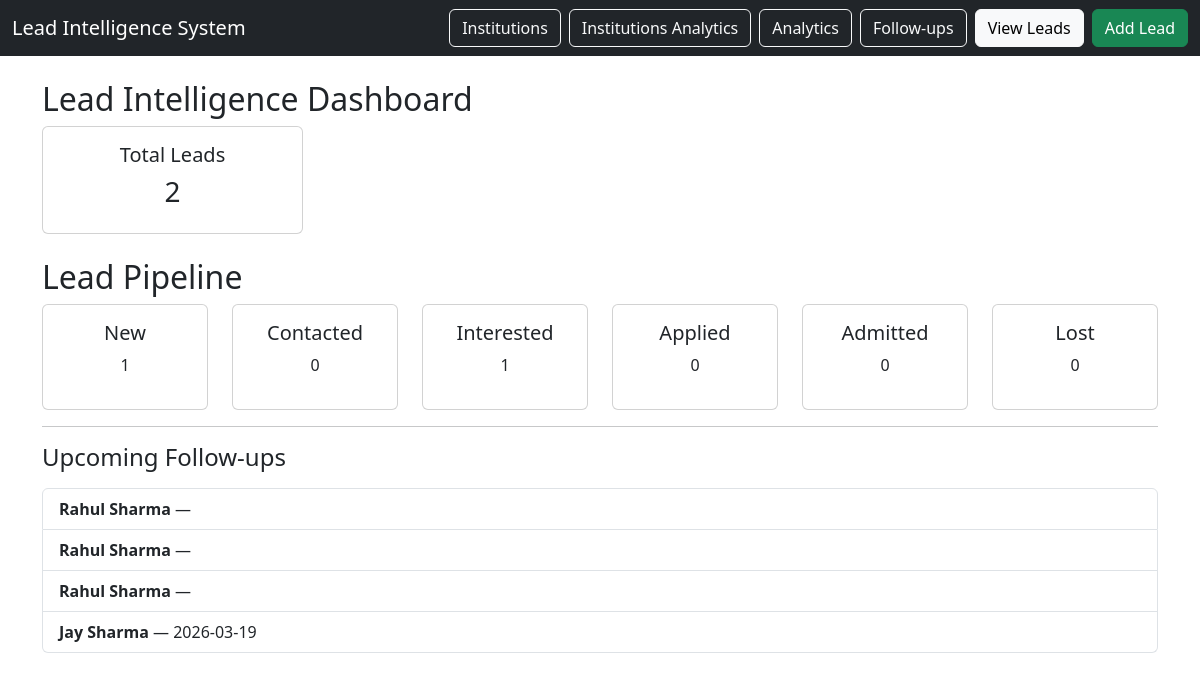
Before: / with the older database file.
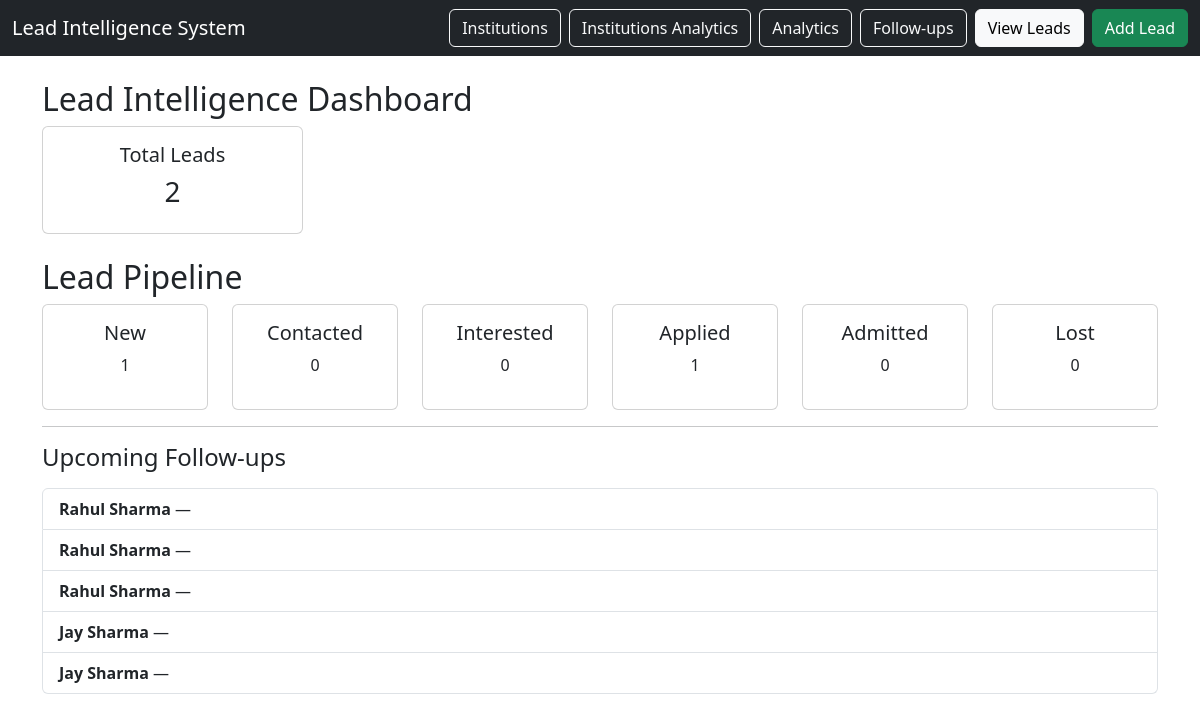
After: the same page with the newer database file.
### tables this page shows
CREATE TABLE interactions (
    interaction_id INTEGER PRIMARY KEY AUTOINCREMENT,
    lead_id INTEGER NOT NULL,
    interaction_type TEXT NOT NULL,
    notes TEXT,
    follow_up_date DATE,
    created_at TIMESTAMP DEFAULT CURRENT_TIMESTAMP,

    FOREIGN KEY (lead_id) REFERENCES leads(lead_id)
);

CREATE TABLE leads (
    lead_id INTEGER PRIMARY KEY AUTOINCREMENT,
    student_name TEXT NOT NULL,
    phone TEXT,
    city TEXT,
    school_id INTEGER,
    coaching_id INTEGER,
    course_interest TEXT,
    lead_source TEXT,
    interest_level TEXT,
    lead_score INTEGER DEFAULT 0,
    status TEXT CHECK(status IN (
        'new',
        'contacted',
        'interested',
        'applied',
        'admitted',
        'lost'
    )) DEFAULT 'new',
    created_at TIMESTAMP DEFAULT CURRENT_TIMESTAMP,
    notes TEXT,

    FOREIGN KEY (school_id) REFERENCES institutions(institution_id),
    FOREIGN KEY (coaching_id) REFERENCES institutions(institution_id)
);

### app.py (the view)
@app.route("/")
def dashboard():
    db = get_db()
    new = db.execute("SELECT COUNT(*) FROM leads WHERE status='new'").fetchone()[0]
    contacted = db.execute("SELECT COUNT(*) FROM leads WHERE status='contacted'").fetchone()[0]
    interested = db.execute("SELECT COUNT(*) FROM leads WHERE status='interested'").fetchone()[0]
    applied = db.execute("SELECT COUNT(*) FROM leads WHERE status='applied'").fetchone()[0]
    admitted = db.execute("SELECT COUNT(*) FROM leads WHERE status='admitted'").fetchone()[0]
    lost = db.execute("SELECT COUNT(*) FROM leads WHERE status='lost'").fetchone()[0]
    total = db.execute("SELECT COUNT(*) FROM leads").fetchone()[0]
    upcoming = db.execute("""
        SELECT l.student_name, i.follow_up_date
        FROM interactions i
        JOIN leads l ON l.lead_id = i.lead_id
        WHERE i.follow_up_date IS NOT NULL
        ORDER BY i.follow_up_date ASC
        LIMIT 5
    """).fetchall()
    return render_template(
        "dashboard.html",
        new=new,
        contacted=contacted,
        interested=interested,
        applied=applied,
        admitted=admitted,
        lost=lost,
        total=total,
        upcoming=upcoming
    )

### database/db_connection.py (called while the page is built)
def get_db():
    conn = sqlite3.connect(DB_NAME)
    conn.row_factory = sqlite3.Row
    return conn

### templates/dashboard.html
{% extends "base.html" %}
{% block content %}
<h2>Lead Intelligence Dashboard</h2>
<div class="row mb-4">
<div class="col-md-3">
<div class="card text-center p-3">
<h5>Total Leads</h5>
<h3>{{ total }}</h3>
</div>
</div>
</div>
<h2>Lead Pipeline</h2>
<div class="row">
<div class="col">
<div class="card text-center">
<div class="card-body">
<h5>New</h5>
<p>{{ new }}</p>
</div>
</div>
</div>
<div class="col">
<div class="card text-center">
<div class="card-body">
<h5>Contacted</h5>
<p>{{ contacted }}</p>
</div>
</div>
</div>
<div class="col">
<div class="card text-center">
<div class="card-body">
<h5>Interested</h5>
<p>{{ interested }}</p>
</div>
</div>
</div>
<div class="col">
<div class="card text-center">
<div class="card-body">
<h5>Applied</h5>
<p>{{ applied }}</p>
</div>
</div>
</div>
<div class="col">
<div class="card text-center">
<div class="card-body">
<h5>Admitted</h5>
<p>{{ admitted }}</p>
</div>
</div>
</div>
<div class="col">
<div class="card text-center">
<div class="card-body">
<h5>Lost</h5>
<p>{{ lost }}</p>
</div>
</div>
</div>
</div>
<hr>
<h4>Upcoming Follow-ups</h4>
<ul class="list-group mt-3">
{% for u in upcoming %}
<li class="list-group-item">
<strong>{{ u.student_name }}</strong> — {{ u.follow_up_date }}
</li>
{% else %}
<li class="list-group-item text-muted">
No upcoming follow-ups
</li>
{% endfor %}
</ul>
{% endblock %}

Changed rows visible on the page:
no longer on this page (row unchanged): interactions: student_name "Jay Sharma", follow_up_date "2026-03-19"
added interactions: student_name "Jay Sharma"
added interactions: student_name "Jay Sharma"
Other visible differences:
{{ interested }}: "1" → "0"
{{ applied }}: "0" → "1"
